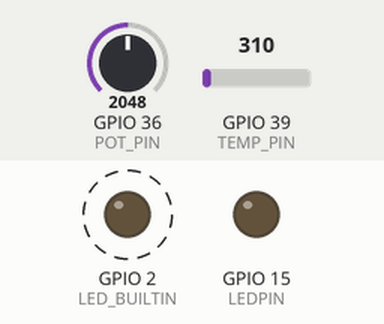
This program was run on a simulated ESP32. On the bench: output pins drawn as LEDs (lit = HIGH). Dashed ring = blinking. Inputs (shaded band) come from the test bench; at power-on: GPIO 36 (POT_PIN) = 2048, GPIO 39 (TEMP_PIN) = 310. What the program prints to the serial monitor is not drawn.

Above: at 0.5 s.
Timing chart, 0 to 4.6 s (numbered marks = the images above):
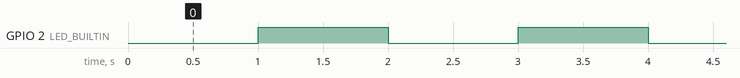

Measured:
- by itself, GPIO 2 (LED_BUILTIN): alternates HIGH for 1.0 s and LOW for 1.0 s

The program:

main.cpp
```cpp
// *****************************************************************************
// Title		: This is a template
// File Name	: 'main.cpp'
// Target MCU	: Espressif ESP32 (Doit DevKit Version 1)
//
// Revision History:
// When			Who			Description of change
// -----------	-----------	-----------------------
// 01-AUG-2022	your name	program start
//
// *****************************************************************************

// Include Files
// *****************************************************************************
#include <Arduino.h>
#include <movingAvg.h>

const int LEDPIN = 15;
const int BUTTON = 17;
const int DEBOUNCETIME= 200;
unsigned long debounceMillis = 0;
int ledPinState = LOW;
int ledBuiltState = LOW;

int potCount = 0;
int tempCount = 0;
float potVolt = 0.0;
float tempVolt = 0.0;
float tempC = 0.0;
float tempF = 0.0;

const int POT_PIN = 36;
const int TEMP_PIN = 39;
const float adcConversion = 3.3/4095;

volatile bool flagInterrupt = false;
volatile bool flagTimer0 = false;
volatile bool flagTimer1 = false;

movingAvg adcPotAvg(16);
movingAvg adcTempAvg(16);

hw_timer_t * timer0 = NULL;
hw_timer_t * timer1 = NULL;
portMUX_TYPE timer0Mux = portMUX_INITIALIZER_UNLOCKED;
portMUX_TYPE timer1Mux = portMUX_INITIALIZER_UNLOCKED;

// Interrupt Routine
// *****************************************************************************
// void IRAM_ATTR buttonPressed()
// {
// 	if ((millis() - debounceMillis) >= DEBOUNCETIME)
//   	{
// 		debounceMillis = millis();
// 		flagInterrupt = true;
//   	}
// }

void IRAM_ATTR timer0ISR()
{
	portENTER_CRITICAL_ISR(&timer0Mux);
	flagTimer0 = true;
	portEXIT_CRITICAL_ISR(&timer0Mux);
}

void IRAM_ATTR timer1ISR()
{
	portENTER_CRITICAL_ISR(&timer1Mux);
	flagTimer1 = true;
	portEXIT_CRITICAL_ISR(&timer1Mux);
}

// Begin Code
// *****************************************************************************
void setup()
{
	Serial.begin(9600);
	pinMode(LEDPIN, OUTPUT);
	pinMode(BUTTON, INPUT);
	pinMode(BUILTIN_LED, OUTPUT);

	//attachInterrupt(BUTTON, buttonPressed, HIGH);

	adcPotAvg.begin();
	adcTempAvg.begin();

	timer0= timerBegin(0, 80, true);
  	timerAttachInterrupt(timer0, &timer0ISR, true);
 	timerAlarmWrite(timer0, 1000000, true);
  	timerAlarmEnable(timer0);

	timer1= timerBegin(1, 80, true);
  	timerAttachInterrupt(timer1, &timer1ISR, true);
 	timerAlarmWrite(timer1, 500000, true);
	timerAlarmEnable(timer1);
}
// Main program
// *****************************************************************************
void loop()
{


	// if (flagInterrupt)						//button stuff
	// {
	// 	flagInterrupt = false;
	// 	ledPinState = !ledPinState;

	// 	if (ledPinState)
	// 	{
	// 		digitalWrite(LEDPIN, HIGH);
	// 	}
	// 	else
	// 	{
	// 		digitalWrite(LEDPIN, LOW);
	// 	}

	// }


	if (flagTimer0)							//blue led heart beat
	{
		portENTER_CRITICAL(&timer0Mux);
		flagTimer0 = false;
		portEXIT_CRITICAL(&timer0Mux);
		ledBuiltState = !ledBuiltState;
		digitalWrite(LED_BUILTIN, ledBuiltState);
	}
	if (flagTimer1)
	{
		portENTER_CRITICAL(&timer1Mux);
		flagTimer1 = false;
		portEXIT_CRITICAL(&timer1Mux);
		potCount = adcPotAvg.reading(analogRead(POT_PIN));			//potCount = analogRead(POT_PIN);
		potVolt = (potCount*adcConversion) + 0.1;
		Serial.printf("ADC pot: count = %d, volts = %f \r\n", potCount, potVolt);
		tempCount = adcTempAvg.reading(analogRead(TEMP_PIN));
		tempVolt = (tempCount * adcConversion);
		Serial.printf("ADC temp: count = %d, volts = %f \r\n", tempCount, tempVolt);
		tempC = tempVolt/.010; 			//check the scale its in millivolts
		tempF = (tempC*1.8) + 32;
		Serial.printf("Temperature: %.2f%sF, or %.2f%sC \r\n", tempF,"\xB0", tempC, "\xB0");
	}
}
```

movingAvg.h
```cpp
// (licence header left out)
#ifndef MOVINGAVG_H_INCLUDED
#define MOVINGAVG_H_INCLUDED

class movingAvg
{
    public:
        movingAvg(int interval)
            : m_interval{interval}, m_nbrReadings{0}, m_sum{0}, m_next{0} {}
        void begin();
        int reading(int newReading);
        int getAvg();
        int getAvg(int nPoints);
        int getCount() {return m_nbrReadings;}
        void reset();
        int* getReadings() {return m_readings;}

    private:
        int m_interval;     // number of data points for the moving average
        int m_nbrReadings;  // number of readings
        long m_sum;         // sum of the m_readings array
        int m_next;         // index to the next reading
        int* m_readings;    // pointer to the dynamically allocated interval array
};
#endif
```

movingAvg.cpp
```cpp
// (licence header left out)
#include <movingAvg.h>

// initialize - allocate the interval array
void movingAvg::begin()
{
    m_readings = new int[m_interval];
}

// add a new reading and return the new moving average
int movingAvg::reading(int newReading)
{
    // add each new data point to the sum until the m_readings array is filled
    if (m_nbrReadings < m_interval) {
        ++m_nbrReadings;
        m_sum += newReading;
    }
    // once the array is filled, subtract the oldest data point and add the new one
    else {
        m_sum = m_sum - m_readings[m_next] + newReading;
    }

    m_readings[m_next] = newReading;
    if (++m_next >= m_interval) m_next = 0;
    return (m_sum + m_nbrReadings / 2) / m_nbrReadings;
}

// just return the current moving average
int movingAvg::getAvg()
{
    return (m_sum + m_nbrReadings / 2) / m_nbrReadings;
}

// return the average for a subset of the data, the most recent nPoints readings.
// for invalid values of nPoints, return zero.
int movingAvg::getAvg(int nPoints)
{
    if (nPoints < 1 || nPoints > m_interval || nPoints > m_nbrReadings) {
        return 0;
    }
    else {
        long sum{0};
        int i = m_next;
        for (int n=0; n<nPoints; ++n) {
            if (i == 0) {
                i = m_interval - 1;
            }
            else {
                --i;
            }
            sum += m_readings[i];
        }
        return (sum + nPoints / 2) / nPoints;
    }
}

// start the moving average over again
void movingAvg::reset()
{
    m_nbrReadings = 0;
    m_sum = 0;
    m_next = 0;
}
```
